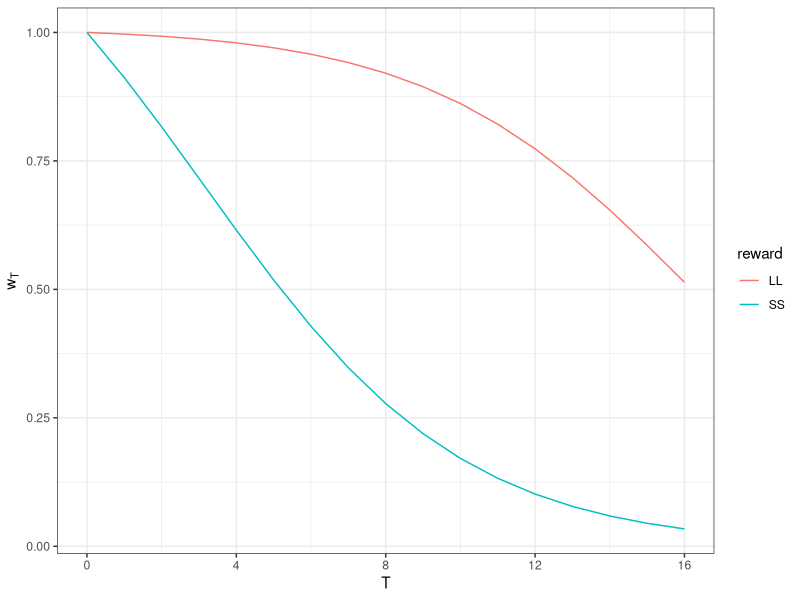
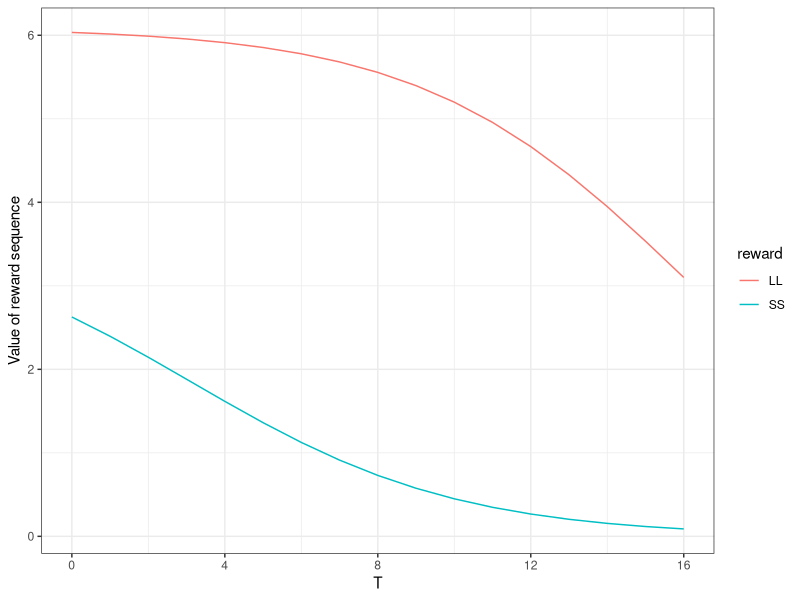

Source code (R) for these figures, in order:

library(tidyverse)
library(gridExtra)

setwd('E:/Attention_discounting/attention_discount_project')

# -----------------
# Define functions
# -----------------

g <- function(t){
  1/(1-delta)*(delta^(-t)-1)
}

# weight function
w <- function(u,t){
  1 / (1+g(t)*exp(-u/lambda))
} 

# utility function
v <- function(x){
  x^gamma/lambda
}

# -----------------
# Set parameters
# -----------------

delta = 0.75
gamma = 0.6
lambda = 1
t_l = 16
t_s = 8
x_l = 20
x_s = 5

# -----------------
# Common difference effect
# -----------------

# data for plot
t_seq = 0:t_l

u_l = v(x_l)
u_s = v(x_s)

ll_d <- tibble(w = w(u_l,t_seq), 
               reward = "LL", 
               t = t_seq, 
               v = w(u_l,t_seq)*u_l)

ss_d <- tibble(w = w(u_s,t_seq), 
               reward = "SS", 
               t = t_seq, 
               v = w(u_s,t_seq)*u_s)

d <- bind_rows(ll_d,ss_d)

# plot format
x_grid = 4
x_breaks = c(0:(t_l/x_grid))*x_grid


# the declines of discounting factors
ggplot(data = d,aes(x = t,y = w, color = reward))+
  geom_line()+
  theme_bw(11)+
  xlab("T")+
  ylab(expression(w[T]))+
  #theme(axis.title = element_text(face = 'italic'))+
  scale_x_continuous(breaks = x_breaks)


# the value of reward sequence
ggplot(data = d,aes(x = t,y = v, color = reward))+
  geom_line()+
  theme_bw(11)+
  xlab("T")+
  ylab("Value of reward sequence")+
  theme()+
  scale_x_continuous(breaks = x_breaks)


# -----------------
# Concavity of time discounting
# -----------------

t_conc = c(0:50)

xlarge <- tibble(w=w(v(x_l),t_conc), t=t_conc, reward = 'x_l')
xsmall <- tibble(w=w(v(x_s),t_conc), t=t_conc, reward = 'x_s')
dt_conc <- bind_rows(xlarge,xsmall)
new_labels <- c(expression(italic(x)[italic("T")]==20),
                expression(italic(x)[italic("T")]==5))
            
# discount function

plot_conc <- ggplot(data=dt_conc, aes(x=t,y=w, color=reward))+
  geom_line()+
  theme_bw(11)+
  xlab(expression(italic("T")))+
  ylab(expression(italic(w)[italic("T")]))+
  ggtitle('(a) Convexity of discount function')+
  theme(legend.position = c(0.85, 0.8),
        text = element_text(family = "Times New Roman"))+
  scale_color_hue(breaks = c('x_l','x_s'), 
                  labels = new_labels)


# -----------------
# S-shaped value function
# -----------------

x_seq = c(1:80)
du_1 <- w(u=v(x_seq),t=t_l)* v(x_seq)
du_2 <- w(u=v(x_seq),t=t_s)* v(x_seq)

d1 <- tibble(du=du_1, x=x_seq, delay= 't_l')
d2 <- tibble(du=du_2, x=x_seq, delay= 't_s')
d_union <- bind_rows(d1,d2)
new_labels_t <- c(expression(italic("T")==16),
                expression(italic("T")==8))

# S-shaped value function

plot_s_value <- ggplot(d= d_union, aes(x = x,y = du, color=delay))+
          geom_line()+
          theme_bw(11)+
          ylab("value of reward sequence")+
          xlab(expression(italic(x)[italic("T")]))+
          ggtitle('(b) S-shaped value function')+
          theme(legend.position = c(0.8, 0.2),
                text = element_text(family = "Times New Roman"))+
          scale_color_hue(breaks = c('t_l','t_s'), 
                          labels = new_labels_t)


gridplot <- arrangeGrob(plot_conc,plot_s_value,ncol=2)

path = 'rmarkdown/images/plot-discount-value.png'

ggsave(path,gridplot,width=18,height=8,units='cm')


# -----------------
# Dynamic Inconsistency
# -----------------

att_choice <- read.csv('model/example_att_choice.csv')
inatt_choice <- read.csv('model/example_inatt_choice.csv')
a_labels <- c(expression(italic(t)==0),
              expression(italic(t)==1),
              expression(italic(t)==2),
              expression(italic(t)==3))

plot_att<- ggplot(d = att_choice, 
                 aes(x=period,y=consumption,color=as.factor(decision_step)))+
              geom_line()+
              theme_bw(11)+
              labs(color='decision step',x='period')+
              ggtitle('(a) Attentive decision maker')+
              theme(legend.position = 'None',
                    text = element_text(family = "Times New Roman"))
  

plot_inatt<- ggplot(d = inatt_choice, 
                    aes(x=period,y=consumption,color=as.factor(decision_step)))+
                geom_line()+
                theme_bw(11)+
                labs(color='decision step',x = expression(italic(t)))+
                ggtitle('(b) Inattentive decision maker')+
                theme(text = element_text(family = "Times New Roman"))+
                scale_color_hue(breaks = as.factor(0:3), 
                                labels = a_labels)
    

gridplot2 <- arrangeGrob(plot_att,plot_inatt,ncol=2,widths=c(1, 1.3))

path = 'rmarkdown/images/plot-budget-dynamic.png'

ggsave(path,gridplot2,width=16.5,height=7,units='cm')






